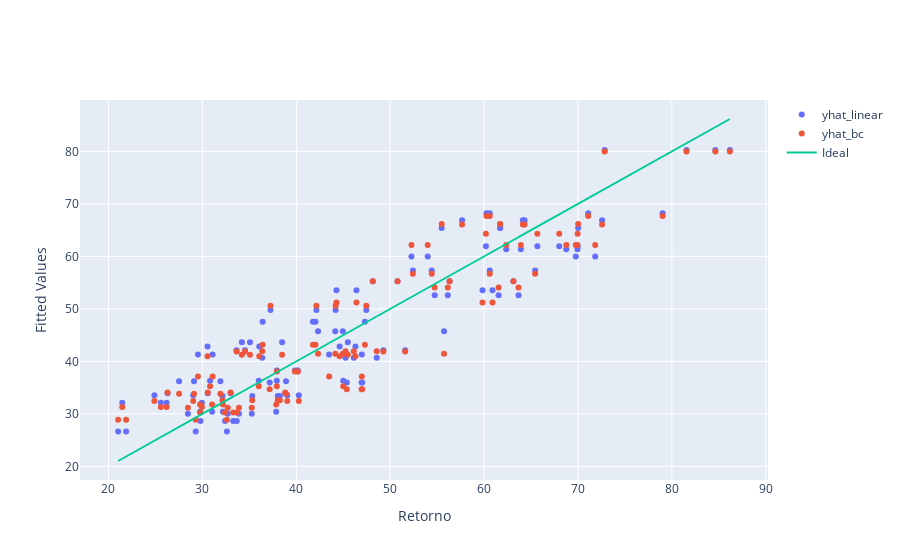

The notebook cell this image was saved under:
### Code cell
#Cria a reta de regressão das dispersões
from scipy.optimize import curve_fit
from scipy import stats

def func(x, a, b):
    return a * np.power(x, b)

popt_bc, pcov = curve_fit(func, empresas.retorno, empresas.yhat_step_modelo_bc)

x_fit_bc = np.linspace(32, 88, 50)
y_fit_bc = func(x_fit_bc, *popt_bc)


popt_lin, pcov = curve_fit(func, empresas.retorno, empresas.yhat_step_empresas)

x_fit_lin = np.linspace(32, 88, 50)
y_fit_lin = func(x_fit_bc, *popt_lin)


# Calcular a equação da reta linear
slope, intercept, r_value, p_value, std_err = stats.linregress(x=empresas.retorno, y=empresas.retorno)
element_line = intercept+slope*empresas.retorno

import plotly.graph_objs as go

fig = go.Figure()
fig.add_trace(go.Scatter(x=empresas.retorno, y=empresas.yhat_step_empresas, mode='markers', name='yhat_linear'))
fig.add_trace(go.Scatter(x=empresas.retorno, y=empresas.yhat_step_modelo_bc, mode='markers', name='yhat_bc'))
#fig.add_trace(go.Scatter(x=x_fit_bc, y=y_fit_bc, mode='lines', name='Box-Cox'))
#fig.add_trace(go.Scatter(x=x_fit_lin, y=y_fit_lin, mode='lines', name='OLS Linear'))
fig.add_trace(go.Scatter(x=empresas.retorno, y=element_line, mode='lines', name='Ideal'))

fig.update_layout(
    
    xaxis_title='Retorno',
    yaxis_title='Fitted Values',
)

fig.show()
